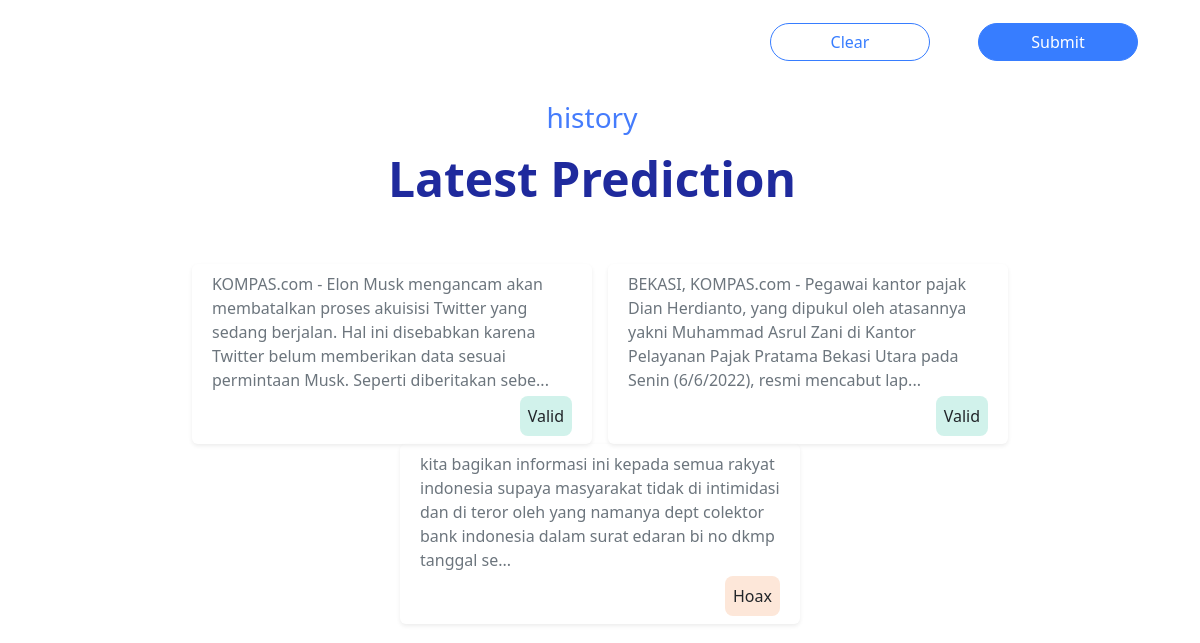
Before: / (lower part) with the older database file.
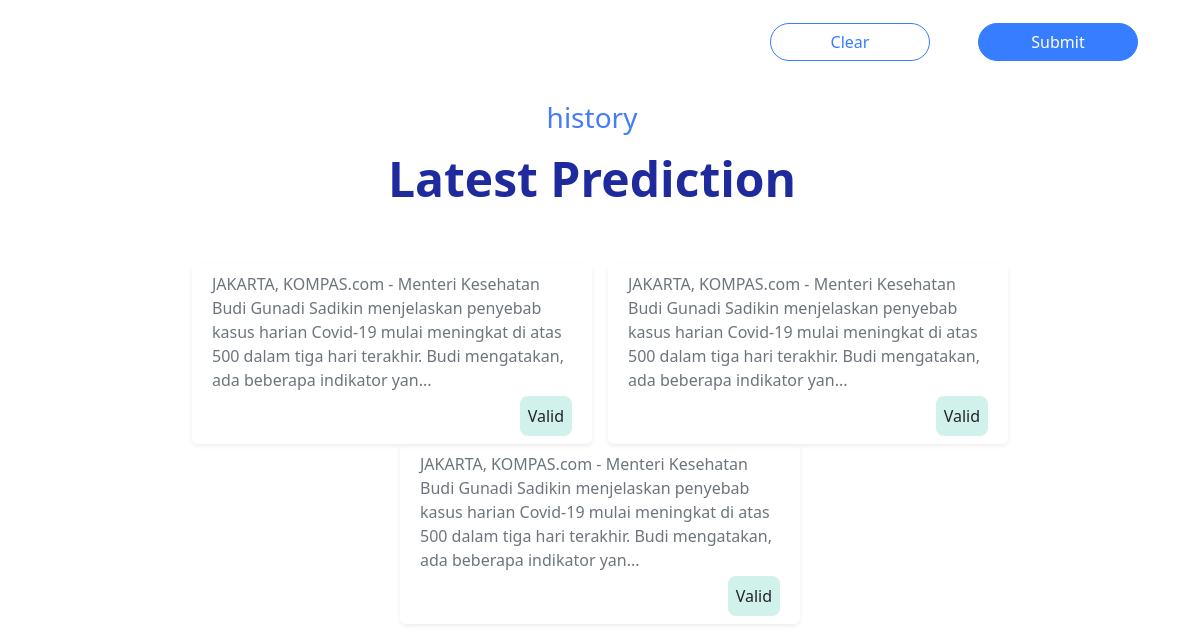
After: the same page with the newer database file.
### tables this page shows
CREATE TABLE history(
id INTEGER PRIMARY KEY AutoIncrement,
teks TEXT NOT NULL,
hasil TEXT NOT NULL);

### app.py (the view)
@app.route("/")
def index():
    history = history_data()
    return render_template("index.html", history=history)

### app.py (called while the page is built)
def history_data():
    conn = sqlite3.connect("sotaken.db")
    history = conn.cursor()
    history.execute("SELECT * FROM history ORDER BY id DESC LIMIT 3;")
    rows = history.fetchall()
    return rows

### templates/index.html (shortened to what this page needs)
<!doctype html>
<html lang="en">
    <head>
        <link href="https://cdn.jsdelivr.net/npm/bootstrap@5.2.0-beta1/dist/css/bootstrap.min.css" rel="stylesheet">
        <link href="static/css/animated.css" rel="stylesheet">
    </head>
    <body>
        <div id="start" class="container p-2 text-center" style="color: #1F2A9D;">
            <form action="{{ url_for('hasil')}}" method="POST">
                <div class="pt-3">
                    <div class="d-flex justify-content-end">
                        <input class="m-4 btn" style="color: #377DFF; width: 20vh; border: 1px solid #377DFF; border-radius: 35px;" type="reset" value="Clear">
                        <button class="m-4 btn text-white" style="width: 20vh; border: 1px solid #377DFF; border-radius: 35px; background: #377DFF;" type="submit">Submit</button>
                    </div>
                </div>
            </form>
        </div>
        <div class="pb-5 container text-center">
            <h3 class="pe-3 pt-2" style="color: #457CFC;">history</h3>
            <h1 class="pe-3 pt-2" style="font-size: 48px; color: #1F2A9D;"><b>Latest Prediction</b></h1>
            <div class="pt-5 pb-2 row d-flex justify-content-center">
                {% for data in history %}
                <div class="rounded mx-2 shadow-sm text-start" style="width:25rem;">
                    <div class="p-2">
                        <div class="text-secondary">
                            {% if data[1]|length > 200 %}
                            <p class="card-text">{{ data[1][:200] }}...</p>
                            {% else %}
                            <p class="card-text">{{ data[1] }}</p>
                            {% endif %}
                        </div>
                        <div class="pt-1 d-flex justify-content-end">
                            {% if data[2] == "Valid" %}
                            <div style="background: rgba(27, 188, 155, 0.2); border-radius: 8px;">
                                <p class="p-2 card-text fixhasil">Valid</p>
                            </div>
                            {% else %}
                            <div style="background: #FDE7D9; border-radius: 8px; max-width: 59px;">
                                <p class="p-2 card-text fixhasil">Hoax</p>
                            </div>
                            {% endif %}
                        </div>
                    </div>
                </div>
                {% endfor %}
            </div>
        </div>
    </body>
</html>

### templates/index.html (style rules this page uses)
.fixhasil { display: flex; flex-direction: row; justify-content: center; align-items: center; }

Changed rows visible on the page:
no longer on this page (row unchanged): history: teks "KOMPAS.com - Elon Musk mengancam akan membatalkan proses akuisisi Twitter yang sedang berjalan. Hal ini disebabkan karena Twitter belum memberikan data sesuai permintaan Musk. Seperti diberitakan sebe", hasil "Valid"
no longer on this page (row unchanged): history: teks "BEKASI, KOMPAS.com - Pegawai kantor pajak Dian Herdianto, yang dipukul oleh atasannya yakni Muhammad Asrul Zani di Kantor Pelayanan Pajak Pratama Bekasi Utara pada Senin (6/6/2022), resmi mencabut lap", hasil "Valid"
no longer on this page (row unchanged): history: teks "kita bagikan informasi ini kepada semua rakyat indonesia supaya masyarakat tidak di intimidasi dan di teror oleh yang namanya dept colektor bank indonesia dalam surat edaran bi no dkmp tanggal se", hasil "Hoax"
added history: teks "JAKARTA, KOMPAS.com - Menteri Kesehatan Budi Gunadi Sadikin menjelaskan penyebab kasus harian Covid-19 mulai meningkat di atas 500 dalam tiga hari terakhir. Budi mengatakan, ada beberapa indikator yan", hasil "Valid"
added history: teks "JAKARTA, KOMPAS.com - Menteri Kesehatan Budi Gunadi Sadikin menjelaskan penyebab kasus harian Covid-19 mulai meningkat di atas 500 dalam tiga hari terakhir. Budi mengatakan, ada beberapa indikator yan", hasil "Valid"
added history: teks "JAKARTA, KOMPAS.com - Menteri Kesehatan Budi Gunadi Sadikin menjelaskan penyebab kasus harian Covid-19 mulai meningkat di atas 500 dalam tiga hari terakhir. Budi mengatakan, ada beberapa indikator yan", hasil "Valid"
